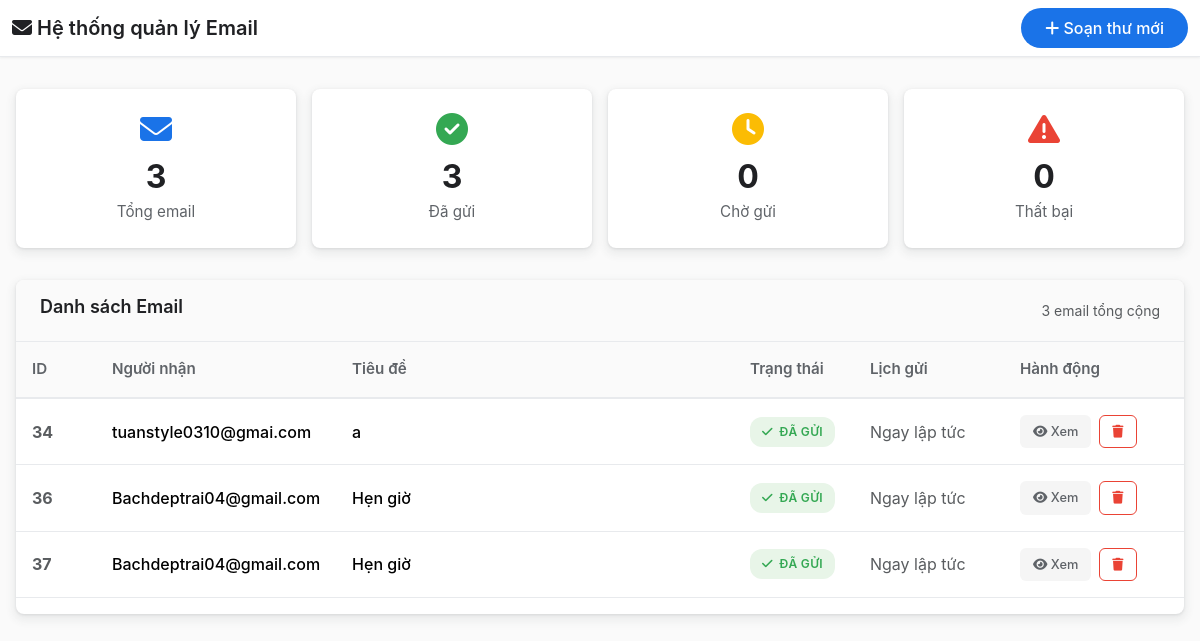
Before: / with the older database file.
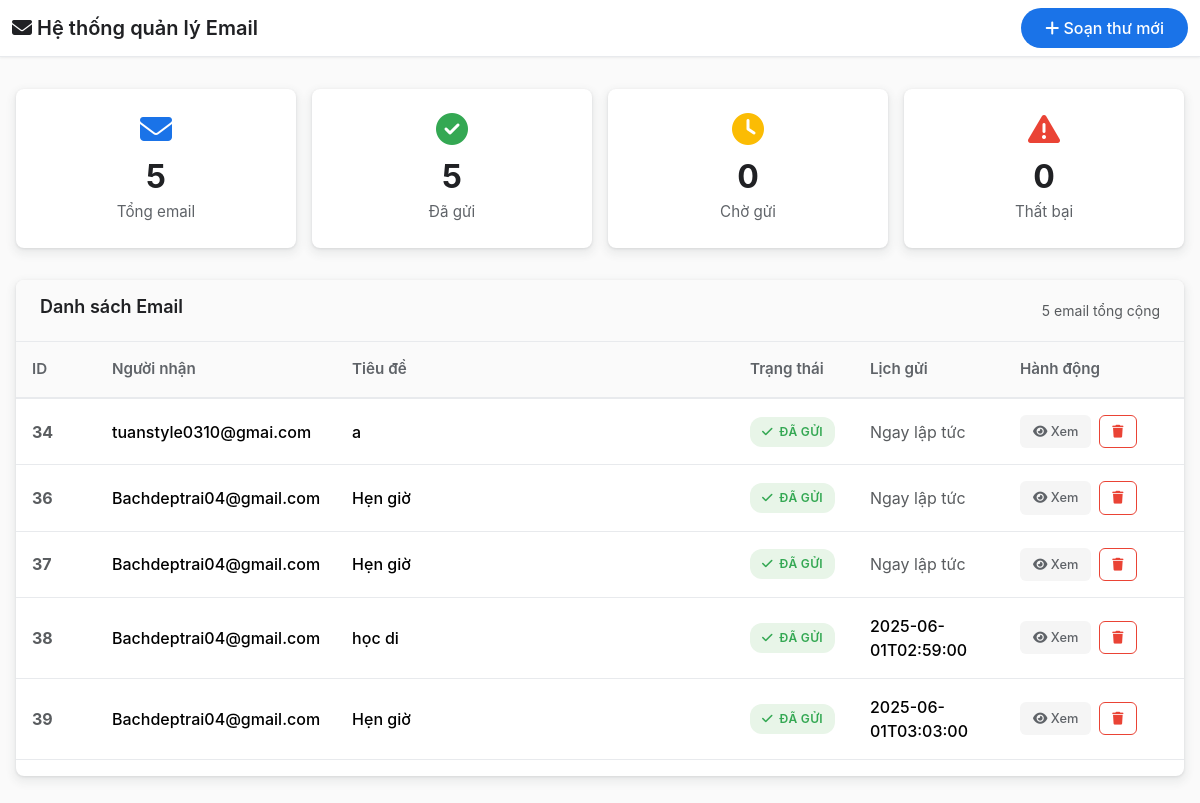
After: the same page with the newer database file.
### tables this page shows
CREATE TABLE emails (
            id INTEGER PRIMARY KEY AUTOINCREMENT,
            recipient TEXT NOT NULL,
            subject TEXT NOT NULL,
            body TEXT NOT NULL,
            status TEXT DEFAULT 'pending',
            priority TEXT DEFAULT 'medium',
            scheduled_time TEXT,
            is_cancelled INTEGER DEFAULT 0
        );

### app.py (the view)
@app.route('/')
def index():
    conn = sqlite3.connect('emails.db')
    cursor = conn.cursor()
    cursor.execute("SELECT id, recipient, subject, status, scheduled_time, priority FROM emails WHERE is_cancelled=0")
    emails = cursor.fetchall()
    conn.close()
    return render_template('inbox.html', emails=emails)

### templates/inbox.html (shortened to what this page needs)
<!DOCTYPE html>
<html lang="vi">
<head>
    <link href="https://cdn.jsdelivr.net/npm/bootstrap@5.3.3/dist/css/bootstrap.min.css" rel="stylesheet">
    <link rel="stylesheet" href="https://cdnjs.cloudflare.com/ajax/libs/font-awesome/6.4.0/css/all.min.css">
</head>
<body>
    <nav class="navbar navbar-expand-lg">
        <div class="container-fluid">
            <a class="navbar-brand" href="#"><i class="fas fa-envelope"></i> Hệ thống quản lý Email</a>
            <a href="{{ url_for('send_email') }}" class="btn btn-compose"><i class="fas fa-plus"></i> Soạn thư mới</a>
        </div>
    </nav>
    <div class="main-container">
        <div class="stats-grid">
            {% set total_emails = emails|length %}
            {% set sent_emails = emails|selectattr('3', 'equalto', 'sent')|list|length %}
            {% set pending_emails = emails|selectattr('3', 'equalto', 'pending')|list|length %}
            {% set failed_emails = emails|selectattr('3', 'equalto', 'fail')|list|length %}
            <div class="stat-card total">
                <i class="fas fa-envelope"></i>
                <div class="stat-number">{{ total_emails }}</div>
                <div class="stat-label">Tổng email</div>
            </div>
            <div class="stat-card sent">
                <i class="fas fa-check-circle"></i>
                <div class="stat-number">{{ sent_emails }}</div>
                <div class="stat-label">Đã gửi</div>
            </div>
            <div class="stat-card pending">
                <i class="fas fa-clock"></i>
                <div class="stat-number">{{ pending_emails }}</div>
                <div class="stat-label">Chờ gửi</div>
            </div>
            <div class="stat-card failed">
                <i class="fas fa-exclamation-triangle"></i>
                <div class="stat-number">{{ failed_emails }}</div>
                <div class="stat-label">Thất bại</div>
            </div>
        </div>
        <div class="email-table-container">
            <div class="table-header">
                <h3 class="table-title">Danh sách Email</h3>
                <small class="text-muted">{{ total_emails }} email tổng cộng</small>
            </div>
            {% if emails %}
            <div class="table-responsive">
                <table class="table email-table">
                    <thead>
                        <tr>
                            <th style="width: 80px;">ID</th>
                            <th style="width: 200px;">Người nhận</th>
                            <th>Tiêu đề</th>
                            <th style="width: 120px;">Trạng thái</th>
                            <th style="width: 150px;">Lịch gửi</th>
                            <th style="width: 180px;">Hành động</th>
                        </tr>
                    </thead>
                    <tbody>
                        {% for email in emails %}
                        <tr>
                            <td class="fw-bold text-muted">{{ email[0] }}</td>
                            <td>
                                <div class="fw-medium">{{ email[1] }}</div>
                            </td>
                            <td>
                                <div class="fw-medium">{{ email[2] }}</div>
                            </td>
                            <td>
                                {% if email[3] == 'sent' %}
                                <span class="status-badge status-sent"><i class="fas fa-check"></i> Đã gửi</span>
                                {% elif email[3] == 'fail' %}
                                <span class="status-badge status-failed"><i class="fas fa-times"></i> Lỗi</span>
                                {% elif email[3] == 'pending' %}
                                <span class="status-badge status-pending"><i class="fas fa-clock"></i> Chờ gửi</span>
                                {% elif email[3] == 'sending' %}
                                <span class="status-badge status-sending"><i class="fas fa-spinner fa-spin"></i> Đang
                                    gửi</span>
                                {% else %}
                                <span class="status-badge">{{ email[3] }}</span>
                                {% endif %}
                            </td>
                            <td>
                                {% if email[4] %}
                                <div class="fw-medium">{{ email[4] }}</div>
                                {% else %}
                                <span class="text-muted">Ngay lập tức</span>
                                {% endif %}
                            </td>
                            <td>
                                <div class="action-buttons">
                                    <a href="{{ url_for('view_email', email_id=email[0]) }}" class="btn-action btn-view"
                                        title="Xem chi tiết"><i class="fas fa-eye"></i> Xem</a>
                                    <a href="{{ url_for('delete_email', email_id=email[0]) }}"
                                        class="btn-action btn-delete" title="Xóa email"
                                        onclick="return confirm('Bạn chắc chắn muốn xóa email này?');"><i
                                            class="fas fa-trash"></i></a>
                                </div>
                            </td>
                        </tr>
                        {% endfor %}
                    </tbody>
                </table>
            </div>
            {% endif %}
        </div>
    </div>
</body>
</html>

### templates/inbox.html (style rules this page uses)
:root { --primary-color: #1a73e8; --success-color: #34a853; --warning-color: #fbbc04; --danger-color: #ea4335; --gray-50: #fafafa; --gray-100: #f5f5f5; --gray-200: #e8eaed; --gray-300: #dadce0; --gray-500: #9aa0a6; --gray-700: #5f6368; --gray-900: #202124; --border-radius: 8px; --box-shadow: 0 1px 3px rgba(60, 64, 67, 0.13), 0 4px 8px 3px rgba(60, 64, 67, 0.07); --box-shadow-hover: 0 2px 6px rgba(60, 64, 67, 0.18), 0 8px 16px 4px rgba(60, 64, 67, 0.10); }
body { background: var(--gray-50); font-family: 'Inter', Arial, sans-serif; }
.navbar { background: #fff; border-bottom: 1px solid var(--gray-200); box-shadow: 0 1px 2px rgba(60, 64, 67, 0.07); }
.navbar-brand { font-weight: 600; font-size: 1.25rem; color: var(--gray-900) !important; }
.btn-compose { background: var(--primary-color); color: #fff; border-radius: 24px; padding: 0.5rem 1.5rem; font-weight: 500; border: none; transition: all 0.2s; }
.main-container { max-width: 1200px; margin: 2rem auto; padding: 0 1rem; }
.stats-grid { display: grid; grid-template-columns: repeat(auto-fit, minmax(200px, 1fr)); gap: 1rem; margin-bottom: 2rem; }
.stat-card { background: #fff; border-radius: var(--border-radius); padding: 1.5rem; text-align: center; box-shadow: var(--box-shadow); transition: all 0.2s; }
.stat-card i { font-size: 2rem; margin-bottom: 0.5rem; }
.stat-card.total i { color: var(--primary-color); }
.stat-card.sent i { color: var(--success-color); }
.stat-card.pending i { color: var(--warning-color); }
.stat-card.failed i { color: var(--danger-color); }
.stat-number { font-size: 2rem; font-weight: 700; color: var(--gray-900); }
.stat-label { color: var(--gray-700); font-size: 0.95rem; }
.email-table-container { background: #fff; border-radius: var(--border-radius); box-shadow: var(--box-shadow); overflow: hidden; }
.table-header { background: var(--gray-50); padding: 1rem 1.5rem; border-bottom: 1px solid var(--gray-200); display: flex; justify-content: space-between; align-items: center; }
.table-title { font-size: 1.125rem; font-weight: 600; color: var(--gray-900); }
.email-table th { background: var(--gray-50); color: var(--gray-700); font-weight: 600; font-size: 0.95rem; border: none; padding: 1rem; border-bottom: 2px solid var(--gray-200); }
.email-table td { padding: 1rem; border-bottom: 1px solid var(--gray-200); vertical-align: middle; }
.status-badge { display: inline-flex; align-items: center; gap: 0.4rem; white-space: nowrap; padding: 0.375rem 0.75rem; border-radius: 12px; font-size: 0.75rem; font-weight: 600; text-transform: uppercase; letter-spacing: 0.025em; }
.status-sent { background: #e8f5e8; color: var(--success-color); }
.action-buttons { display: flex; gap: 0.5rem; align-items: center; }
.btn-action { padding: 0.375rem 0.75rem; border-radius: 6px; font-size: 0.8rem; font-weight: 500; text-decoration: none; border: 1px solid transparent; transition: all 0.15s; }
.btn-view { background: var(--gray-100); color: var(--gray-700); }
.btn-delete { background: transparent; color: var(--danger-color); border: 1px solid var(--danger-color); }

Changed rows visible on the page:
added emails: id "38", recipient "Bachdeptrai04@gmail.com", subject "học di", status "sent" (drawn), scheduled_time "2025-06-01T02:59:00"
added emails: id "39", recipient "Bachdeptrai04@gmail.com", subject "Hẹn giờ", status "sent" (drawn), scheduled_time "2025-06-01T03:03:00"
Other visible differences:
{{ total_emails }}: "3" → "5"
{{ sent_emails }}: "3" → "5"
